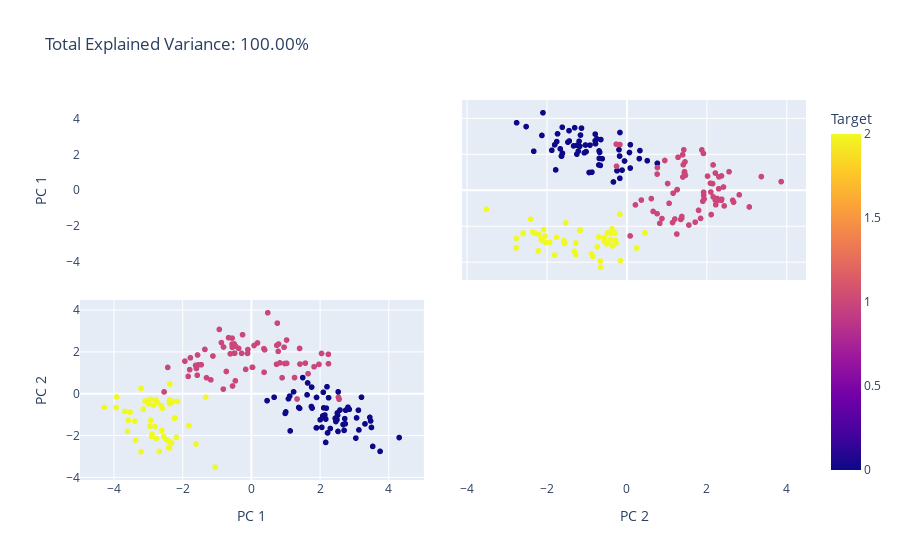

This figure's notebook cell:
### Code cell
import plotly.express as px

fig = px.scatter_matrix(components, color = data.target, dimensions =range(2), labels = labels,
                        title = f'Total Explained Variance: {total_var:.2f}%')
fig.update_traces(diagonal_visible = False)

### Figure 1 — Plotly figure (JSON) as saved in the notebook; plotly's stock layout.template omitted (floating-point values rounded to 4 significant figures; data arrays with more than 128 entries replaced by an {"elided": "..."} marker saying what was removed)
{"data": [{"diagonal": {"visible": false}, "dimensions": [{"axis": {"matches": true}, "label": "PC 1", "values": {"elided": "178 float values"}}, {"axis": {"matches": true}, "label": "PC 2", "values": {"elided": "178 float values"}}], "hovertemplate": "%{xaxis.title.text}=%{x}<br>%{yaxis.title.text}=%{y}<br>Target=%{marker.color}<extra></extra>", "legendgroup": "", "marker": {"color": {"elided": "178 int values"}, "coloraxis": "coloraxis", "symbol": "circle"}, "name": "", "showlegend": false, "type": "splom"}], "layout": {"coloraxis": {"colorbar": {"title": {"text": "Target"}}, "colorscale": [[0, "#0d0887"], [0.1111, "#46039f"], [0.2222, "#7201a8"], [0.3333, "#9c179e"], [0.4444, "#bd3786"], [0.5556, "#d8576b"], [0.6667, "#ed7953"], [0.7778, "#fb9f3a"], [0.8889, "#fdca26"], [1, "#f0f921"]]}, "dragmode": "select", "legend": {"tracegroupgap": 0}, "title": {"text": "Total Explained Variance: 100.00%"}}}
